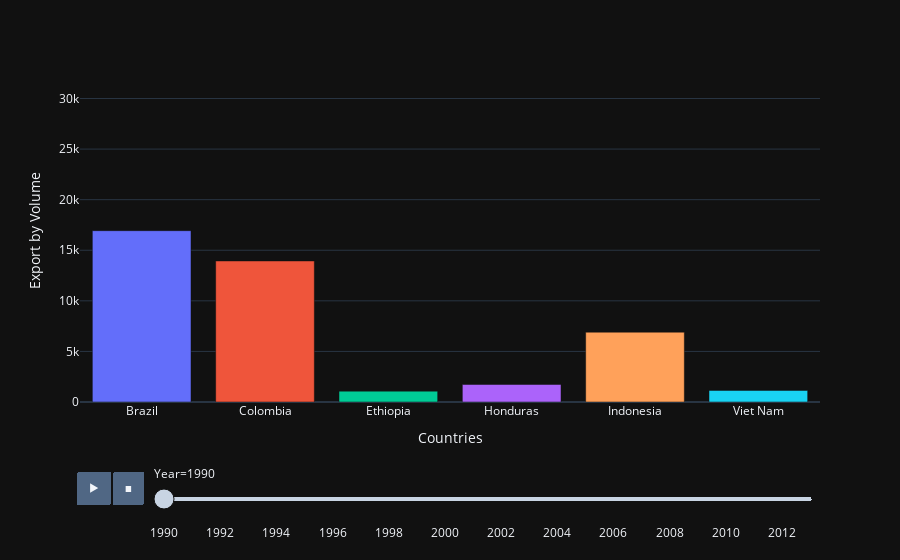

Notebook cell for this chart:
### Code cell
df = pd.read_csv('exports-calendar-year.csv')

selected_countries = ['Brazil', 'Viet Nam', 'Colombia', 'Indonesia', 'Ethiopia', 'Honduras']
df.rename(columns={"exports":"Countries"}, inplace=True)
df = df[df['Countries'].isin(selected_countries)]

df_long = df.melt(id_vars='Countries', var_name='Year', value_name='Export by Volume')
df_long['Year'] = df_long['Year'].astype(int)

df_long = df_long[df_long['Year'] <= 2013]

fig = px.bar(df_long, x='Countries', y='Export by Volume', color='Countries',
             animation_frame='Year', range_y=[0, df_long['Export by Volume'].max()])

fig.update_layout(showlegend=False)

fig.show()
fig.write_html("first_graph.html")

### Figure 1 — Plotly figure (JSON) as saved in the notebook; plotly's stock layout.template omitted (floating-point values rounded to 4 significant figures)
{"data": [{"alignmentgroup": "True", "hovertemplate": "Countries=%{x}<br>Year=1990<br>Export by Volume=%{y}<extra></extra>", "legendgroup": "Brazil", "marker": {"color": "#636efa", "pattern": {"shape": ""}}, "name": "Brazil", "offsetgroup": "Brazil", "orientation": "v", "showlegend": true, "textposition": "auto", "x": ["Brazil"], "xaxis": "x", "y": [16940.0], "yaxis": "y", "type": "bar"}, {"alignmentgroup": "True", "hovertemplate": "Countries=%{x}<br>Year=1990<br>Export by Volume=%{y}<extra></extra>", "legendgroup": "Colombia", "marker": {"color": "#EF553B", "pattern": {"shape": ""}}, "name": "Colombia", "offsetgroup": "Colombia", "orientation": "v", "showlegend": true, "textposition": "auto", "x": ["Colombia"], "xaxis": "x", "y": [13940.0], "yaxis": "y", "type": "bar"}, {"alignmentgroup": "True", "hovertemplate": "Countries=%{x}<br>Year=1990<br>Export by Volume=%{y}<extra></extra>", "legendgroup": "Ethiopia", "marker": {"color": "#00cc96", "pattern": {"shape": ""}}, "name": "Ethiopia", "offsetgroup": "Ethiopia", "orientation": "v", "showlegend": true, "textposition": "auto", "x": ["Ethiopia"], "xaxis": "x", "y": [1074.0], "yaxis": "y", "type": "bar"}, {"alignmentgroup": "True", "hovertemplate": "Countries=%{x}<br>Year=1990<br>Export by Volume=%{y}<extra></extra>", "legendgroup": "Honduras", "marker": {"color": "#ab63fa", "pattern": {"shape": ""}}, "name": "Honduras", "offsetgroup": "Honduras", "orientation": "v", "showlegend": true, "textposition": "auto", "x": ["Honduras"], "xaxis": "x", "y": [1735.0], "yaxis": "y", "type": "bar"}, {"alignmentgroup": "True", "hovertemplate": "Countries=%{x}<br>Year=1990<br>Export by Volume=%{y}<extra></extra>", "legendgroup": "Indonesia", "marker": {"color": "#FFA15A", "pattern": {"shape": ""}}, "name": "Indonesia", "offsetgroup": "Indonesia", "orientation": "v", "showlegend": true, "textposition": "auto", "x": ["Indonesia"], "xaxis": "x", "y": [6903.0], "yaxis": "y", "type": "bar"}, {"alignmentgroup": "True", "hovertemplate": "Countries=%{x}<br>Year=1990<br>Export by Volume=%{y}<extra></extra>", "legendgroup": "Viet Nam", "marker": {"color": "#19d3f3", "pattern": {"shape": ""}}, "name": "Viet Nam", "offsetgroup": "Viet Nam", "orientation": "v", "showlegend": true, "textposition": "auto", "x": ["Viet Nam"], "xaxis": "x", "y": [1145.0], "yaxis": "y", "type": "bar"}], "layout": {"xaxis": {"anchor": "y", "domain": [0.0, 1.0], "title": {"text": "Countries"}, "categoryorder": "array", "categoryarray": ["Brazil", "Colombia", "Ethiopia", "Honduras", "Indonesia", "Viet Nam"]}, "yaxis": {"anchor": "x", "domain": [0.0, 1.0], "title": {"text": "Export by Volume"}, "range": [0, 33810.0]}, "legend": {"title": {"text": "Countries"}, "tracegroupgap": 0}, "margin": {"t": 60}, "barmode": "relative", "updatemenus": [{"buttons": [{"args": [null, {"frame": {"duration": 500, "redraw": true}, "mode": "immediate", "fromcurrent": true, "transition": {"duration": 500, "easing": "linear"}}], "label": "&#9654;", "method": "animate"}, {"args": [[null], {"frame": {"duration": 0, "redraw": true}, "mode": "immediate", "fromcurrent": true, "transition": {"duration": 0, "easing": "linear"}}], "label": "&#9724;", "method": "animate"}], "direction": "left", "pad": {"r": 10, "t": 70}, "showactive": false, "type": "buttons", "x": 0.1, "xanchor": "right", "y": 0, "yanchor": "top"}], "sliders": [{"active": 0, "currentvalue": {"prefix": "Year="}, "len": 0.9, "pad": {"b": 10, "t": 60}, "steps": [{"args": [["1990"], {"frame": {"duration": 0, "redraw": true}, "mode": "immediate", "fromcurrent": true, "transition": {"duration": 0, "easing": "linear"}}], "label": "1990", "method": "animate"}, {"args": [["1991"], {"frame": {"duration": 0, "redraw": true}, "mode": "immediate", "fromcurrent": true, "transition": {"duration": 0, "easing": "linear"}}], "label": "1991", "method": "animate"}, {"args": [["1992"], {"frame": {"duration": 0, "redraw": true}, "mode": "immediate", "fromcurrent": true, "transition": {"duration": 0, "easing": "linear"}}], "label": "1992", "method": "animate"}, {"args": [["1993"], {"frame": {"duration": 0, "redraw": true}, "mode": "immediate", "fromcurrent": true, "transition": {"duration": 0, "easing": "linear"}}], "label": "1993", "method": "animate"}, {"args": [["1994"], {"frame": {"duration": 0, "redraw": true}, "mode": "immediate", "fromcurrent": true, "transition": {"duration": 0, "easing": "linear"}}], "label": "1994", "method": "animate"}, {"args": [["1995"], {"frame": {"duration": 0, "redraw": true}, "mode": "immediate", "fromcurrent": true, "transition": {"duration": 0, "easing": "linear"}}], "label": "1995", "method": "animate"}, {"args": [["1996"], {"frame": {"duration": 0, "redraw": true}, "mode": "immediate", "fromcurrent": true, "transition": {"duration": 0, "easing": "linear"}}], "label": "1996", "method": "animate"}, {"args": [["1997"], {"frame": {"duration": 0, "redraw": true}, "mode": "immediate", "fromcurrent": true, "transition": {"duration": 0, "easing": "linear"}}], "label": "1997", "method": "animate"}, {"args": [["1998"], {"frame": {"duration": 0, "redraw": true}, "mode": "immediate", "fromcurrent": true, "transition": {"duration": 0, "easing": "linear"}}], "label": "1998", "method": "animate"}, {"args": [["1999"], {"frame": {"duration": 0, "redraw": true}, "mode": "immediate", "fromcurrent": true, "transition": {"duration": 0, "easing": "linear"}}], "label": "1999", "method": "animate"}, {"args": [["2000"], {"frame": {"duration": 0, "redraw": true}, "mode": "immediate", "fromcurrent": true, "transition": {"duration": 0, "easing": "linear"}}], "label": "2000", "method": "animate"}, {"args": [["2001"], {"frame": {"duration": 0, "redraw": true}, "mode": "immediate", "fromcurrent": true, "transition": {"duration": 0, "easing": "linear"}}], "label": "2001", "method": "animate"}, {"args": [["2002"], {"frame": {"duration": 0, "redraw": true}, "mode": "immediate", "fromcurrent": true, "transition": {"duration": 0, "easing": "linear"}}], "label": "2002", "method": "animate"}, {"args": [["2003"], {"frame": {"duration": 0, "redraw": true}, "mode": "immediate", "fromcurrent": true, "transition": {"duration": 0, "easing": "linear"}}], "label": "2003", "method": "animate"}, {"args": [["2004"], {"frame": {"duration": 0, "redraw": true}, "mode": "immediate", "fromcurrent": true, "transition": {"duration": 0, "easing": "linear"}}], "label": "2004", "method": "animate"}, {"args": [["2005"], {"frame": {"duration": 0, "redraw": true}, "mode": "immediate", "fromcurrent": true, "transition": {"duration": 0, "easing": "linear"}}], "label": "2005", "method": "animate"}, {"args": [["2006"], {"frame": {"duration": 0, "redraw": true}, "mode": "immediate", "fromcurrent": true, "transition": {"duration": 0, "easing": "linear"}}], "label": "2006", "method": "animate"}, {"args": [["2007"], {"frame": {"duration": 0, "redraw": true}, "mode": "immediate", "fromcurrent": true, "transition": {"duration": 0, "easing": "linear"}}], "label": "2007", "method": "animate"}, {"args": [["2008"], {"frame": {"duration": 0, "redraw": true}, "mode": "immediate", "fromcurrent": true, "transition": {"duration": 0, "easing": "linear"}}], "label": "2008", "method": "animate"}, {"args": [["2009"], {"frame": {"duration": 0, "redraw": true}, "mode": "immediate", "fromcurrent": true, "transition": {"duration": 0, "easing": "linear"}}], "label": "2009", "method": "animate"}, {"args": [["2010"], {"frame": {"duration": 0, "redraw": true}, "mode": "immediate", "fromcurrent": true, "transition": {"duration": 0, "easing": "linear"}}], "label": "2010", "method": "animate"}, {"args": [["2011"], {"frame": {"duration": 0, "redraw": true}, "mode": "immediate", "fromcurrent": true, "transition": {"duration": 0, "easing": "linear"}}], "label": "2011", "method": "animate"}, {"args": [["2012"], {"frame": {"duration": 0, "redraw": true}, "mode": "immediate", "fromcurrent": true, "transition": {"duration": 0, "easing": "linear"}}], "label": "2012", "method": "animate"}, {"args": [["2013"], {"frame": {"duration": 0, "redraw": true}, "mode": "immediate", "fromcurrent": true, "transition": {"duration": 0, "easing": "linear"}}], "label": "2013", "method": "animate"}], "x": 0.1, "xanchor": "left", "y": 0, "yanchor": "top"}], "showlegend": false}}
